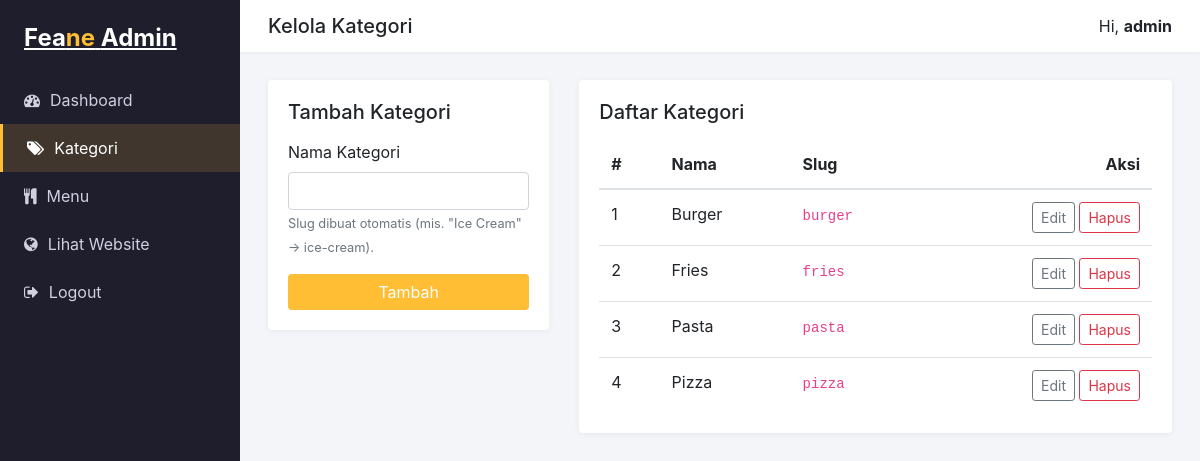
The app's page /admin/categories.php (signed in) with its own data.
### tables this page shows
CREATE TABLE IF NOT EXISTS categories (
  id         INT AUTO_INCREMENT PRIMARY KEY,
  name       VARCHAR(80)  NOT NULL,
  slug       VARCHAR(80)  NOT NULL UNIQUE,
  created_at TIMESTAMP DEFAULT CURRENT_TIMESTAMP
);

### includes/functions.php (called while the page is built, shortened)
<?php
require_once __DIR__ . '/../config/database.php';
function e(?string $value): string
{
    return htmlspecialchars($value ?? '', ENT_QUOTES, 'UTF-8');
}
function getCategories(): array
{
    return getDB()->query('SELECT * FROM categories ORDER BY name ASC')->fetchAll();
}

### config/database.php (called while the page is built)
<?php
function getDB(): PDO
{
    static $pdo = null;
    if ($pdo !== null) {
        return $pdo;
    }
    $host = getenv('DATABASE_HOST') ?: '127.0.0.1';
    $port = getenv('DATABASE_PORT') ?: '3306';
    $name = getenv('DATABASE_NAME') ?: 'feane';
    $user = getenv('DATABASE_USER') ?: 'root';
    $pass = getenv('DATABASE_PASSWORD');
    if ($pass === false) {
        $pass = '';
    }
    $dsn = "mysql:host=$host;port=$port;dbname=$name;charset=utf8mb4";
    try {
        $pdo = new PDO($dsn, $user, $pass, [
            PDO::ATTR_ERRMODE            => PDO::ERRMODE_EXCEPTION,
            PDO::ATTR_DEFAULT_FETCH_MODE => PDO::FETCH_ASSOC,
            PDO::ATTR_EMULATE_PREPARES   => false,
        ]);
    } catch (PDOException $e) {
        http_response_code(500);
        die('Koneksi database gagal: ' . htmlspecialchars($e->getMessage()));
    }
    return $pdo;
}

### admin/categories.php (the view, shortened to what this page needs)
<?php
require_once __DIR__ . '/../includes/functions.php';
$editing = null;
$categories = getCategories();
require __DIR__ . '/partials/header.php';
?>
<div class="row">
  <div class="col-md-4 mb-4">
    <div class="card">
      <div class="card-body">
        <h5 class="mb-3"><?= $editing ? 'Edit Kategori' : 'Tambah Kategori' ?></h5>
        <form method="post">
          <div class="form-group">
            <label>Nama Kategori</label>
            <input type="text" name="name" class="form-control" required
                   value="<?= e($editing['name'] ?? '') ?>">
            <small class="text-muted">Slug dibuat otomatis (mis. "Ice Cream" &rarr; ice-cream).</small>
          </div>
          <button type="submit" class="btn btn-feane btn-block"><?= $editing ? 'Simpan Perubahan' : 'Tambah' ?></button>
        </form>
      </div>
    </div>
  </div>
  <div class="col-md-8 mb-4">
    <div class="card">
      <div class="card-body">
        <h5 class="mb-3">Daftar Kategori</h5>
        <div class="table-responsive">
          <table class="table table-hover mb-0">
            <thead><tr><th>#</th><th>Nama</th><th>Slug</th><th class="text-right">Aksi</th></tr></thead>
            <tbody>
              <?php if (empty($categories)): ?>
                <tr><td colspan="4" class="text-center text-muted">Belum ada kategori.</td></tr>
              <?php else: foreach ($categories as $i => $cat): ?>
                <tr>
                  <td><?= $i + 1 ?></td>
                  <td><?= e($cat['name']) ?></td>
                  <td><code><?= e($cat['slug']) ?></code></td>
                  <td class="text-right">
                    <a href="categories.php?action=edit&id=<?= (int) $cat['id'] ?>" class="btn btn-sm btn-outline-secondary">Edit</a>
                    <form method="post" class="d-inline" onsubmit="return confirm('Hapus kategori ini? Semua menu di dalamnya ikut terhapus.');">
                      <button type="submit" class="btn btn-sm btn-outline-danger">Hapus</button>
                    </form>
                  </td>
                </tr>
              <?php endforeach; endif; ?>
            </tbody>
          </table>
        </div>
      </div>
    </div>
  </div>
</div>
<?php require __DIR__ . '/partials/footer.php'; ?>

### admin/partials/header.php (style rules this page uses)
:root { --feane:#ffbe33; --dark:#1e1e2d; }
body { background:#f4f5f9; }
.btn-feane { background:var(--feane); color:#fff; border:none; }
.card { border:none; box-shadow:0 1px 6px rgba(0,0,0,.06); }
.table thead th { border-top:none; }

### records on screen
categories: name "Burger", slug "burger"
categories: name "Fries", slug "fries"
categories: name "Pasta", slug "pasta"
categories: name "Pizza", slug "pizza"

### other values on screen
$title "Kelola Kategori"
currentAdminName() "admin"
